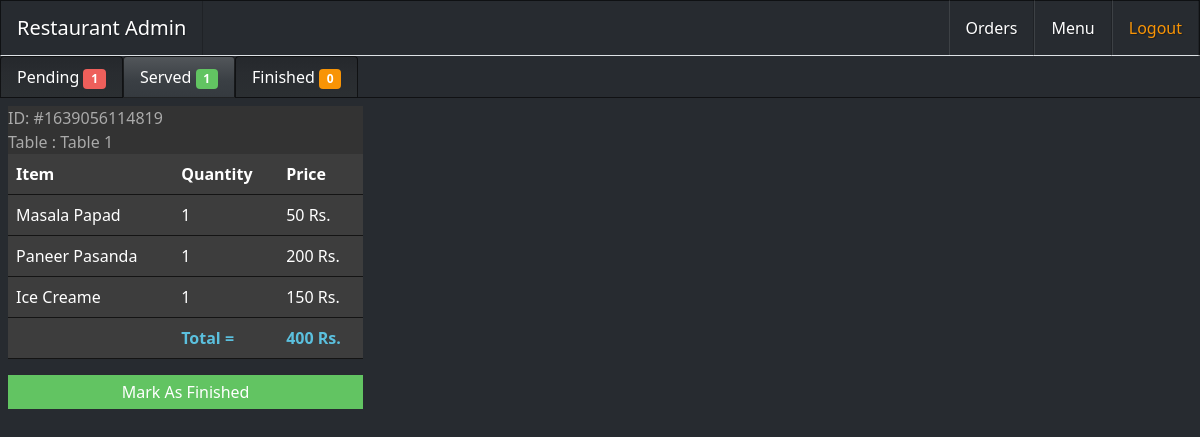
/RestaurantAdmin/ordersServed.php, run on the app's committed database.
### tables this page shows
CREATE TABLE `orders` (
  `id` int NOT NULL AUTO_INCREMENT,
  `order_id` varchar(100) DEFAULT NULL,
  `cust_id` varchar(45) DEFAULT NULL,
  `table_id` varchar(45) DEFAULT NULL,
  `item_id` varchar(45) DEFAULT NULL,
  `item_name` varchar(45) DEFAULT NULL,
  `quantity` varchar(45) DEFAULT NULL,
  `price` varchar(45) DEFAULT NULL,
  `status` varchar(45) DEFAULT 'pending',
  PRIMARY KEY (`id`)
);

### RestaurantAdmin/ordersServed.php (the view, shortened to what this page needs)
<?php
  require './config/dbconfig.php';
  function getCount($status, $link){
    $sql = "SELECT count(distinct(order_id)) FROM orders WHERE status='$status'";
    $result = mysqli_query($link, $sql);
    $row = mysqli_fetch_array($result);
    return $row[0];
  }
  $totalPendingOrders = getCount('pending', $conn);
  $totalServedOrders = getCount('served', $conn);
  $totalFinishedOrders = getCount('finished', $conn);
  $sql = "SELECT distinct(order_id) FROM orders WHERE status='served'";
  $result = mysqli_query($conn, $sql);
?>
<!DOCTYPE html>
<html lang="en">
<head>
    <link rel="stylesheet" href="./style/bootstrap-slate.css">
    <link rel="stylesheet" href="./style/style.css">
</head>
<body>
    <nav class="navbar navbar-expand bg-dark border-bottom">
        <a class="navbar-brand" href="./index.php">Restaurant Admin</a>
        <div class="collapse navbar-collapse" id="navbarNav">
          <ul class="navbar-nav position-absolute end-0">
              <li class="nav-item">
                <a class="nav-link active px-3" aria-current="page" href="#">Orders</a>
              </li>
              <li class="nav-item">
                <a class="nav-link px-3" href="#">Menu</a>
              </li>
              <li class="nav-item">
                <a class="nav-link px-3 text-warning" href="./controllers/logoutcontroller.php">Logout</a>
              </li>
          </ul>
        </div>
    </nav>
    <ul class="nav nav-tabs">
        <li class="nav-item">
          <a class="nav-link" aria-current="page" href="./ordersPending.php">
            Pending
            <span class="badge bg-danger ">
              <?php echo $totalPendingOrders; ?>
            </span>
          </a>
        </li>
        <li class="nav-item">
          <a class="nav-link active" href="./ordersServed.php">
            Served
            <span class="badge bg-success ">
              <?php echo $totalServedOrders; ?>
            </span>
          </a>
        </li>
        <li class="nav-item">
          <a class="nav-link" href="./ordersFinished.php">
            Finished
            <span class="badge bg-warning ">
              <?php echo $totalFinishedOrders; ?>
            </span>
          </a>
        </li>
      </ul>
      <div class="main p-2">
        <?php
            while($row = mysqli_fetch_array($result)){
              echo "<div class='block'>";
                echo "<div class='sub-block'>";
                  echo "<p style='margin:0'>ID: #".$row[0]."</p>";
                    echo "<table class='table'>";
                        echo "<tr>";
                            echo "<th>";
                                echo "Item";
                            echo "</th>";
                            echo "<th>";
                                echo "Quantity";
                            echo "</th>";
                            echo "<th>";
                                echo "Price";
                            echo "</th>";
                        echo "</tr>";
                $sql = "SELECT * FROM orders WHERE order_id='$row[0]'";
                $res1 = mysqli_query($conn, $sql);
                $total = 0;
                $tableid = '';
                while($row1 = mysqli_fetch_array($res1)){
                  if($tableid == ''){
                    $tableid = $row1['table_id'];
                  }
                    echo "<tr>";
                        echo "<td>";
                            echo str_replace("+"," ", $row1['item_name']);
                        echo "</td>";
                        echo "<td>";
                        echo $row1['quantity'];
                        echo "</td>";
                        echo "<td>";
                        echo $row1['price']." Rs.";
                        echo "</td>";
                    echo "</tr>";
                    $total += $row1['price'];
                }
                echo "<tr class='text-info'>";
                            echo "<td>";
                            echo "</td>";
                            echo "<th class=''>";
                                echo "Total = ";
                            echo "</th>";
                            echo "<th>";
                                echo $total." Rs.";
                            echo "</th>";
                        echo "</tr>";
                    echo "</table>";
                echo "</div>";
                $order_id = $row[0];
                $statusToChange = "finished";
                echo "<div class='button bg-success' onclick=changeStatus(" .$order_id.",'".$statusToChange."',".$tableid.") >";
                  echo "Mark As Finished";
                echo "</div>";
              echo "</div>";
            }
        ?>
      </div>
</body>
</html>

### RestaurantAdmin/style/style.css (style rules this page uses)
.main { height: calc(100vh - 100px); width: 100%; overflow-x: hidden; overflow-y: auto; display: flex; flex-wrap: wrap; gap: 10px; justify-content: flex-start; }
.main .block { height: 50%; width: 30%; overflow-x: hidden; overflow-y: auto; }
.block .sub-block { width: 100%; background: #333; }
.block .button { height: 10%; color: #fff; display: flex; justify-content: center; align-items: center; cursor: pointer; }

### data on the page
orders: item_name "Masala Papad", quantity "1", price "50"
orders: item_name "Paneer Pasanda", quantity "1", price "200"
orders: item_name "Ice Creame", quantity "1", price "150"

### other printed values
$totalPendingOrders "1"
$totalServedOrders "1"
$totalFinishedOrders "0"
$row[0] "1639056114819"
$total "400"
